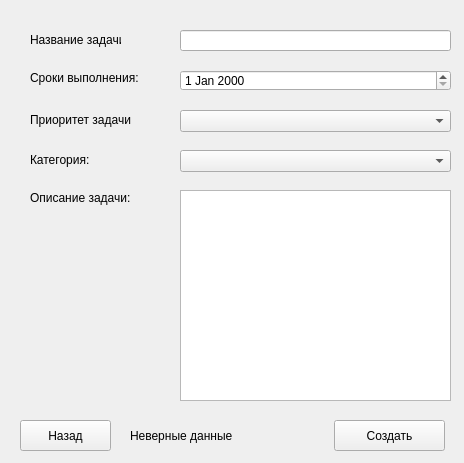
<?xml version="1.0" encoding="UTF-8"?>
<ui version="4.0">
 <class>Form</class>
 <widget class="QWidget" name="Form">
  <property name="geometry">
   <rect>
    <x>0</x>
    <y>0</y>
    <width>464</width>
    <height>463</height>
   </rect>
  </property>
  <property name="windowTitle">
   <string>Form</string>
  </property>
  <widget class="QComboBox" name="task_priority">
   <property name="geometry">
    <rect>
     <x>180</x>
     <y>110</y>
     <width>271</width>
     <height>22</height>
    </rect>
   </property>
  </widget>
  <widget class="QComboBox" name="task_category">
   <property name="geometry">
    <rect>
     <x>180</x>
     <y>150</y>
     <width>271</width>
     <height>22</height>
    </rect>
   </property>
  </widget>
  <widget class="QLabel" name="label">
   <property name="geometry">
    <rect>
     <x>30</x>
     <y>190</y>
     <width>101</width>
     <height>16</height>
    </rect>
   </property>
   <property name="text">
    <string>Описание задачи:</string>
   </property>
  </widget>
  <widget class="QLabel" name="label_2">
   <property name="geometry">
    <rect>
     <x>30</x>
     <y>150</y>
     <width>61</width>
     <height>20</height>
    </rect>
   </property>
   <property name="text">
    <string>Категория:</string>
   </property>
  </widget>
  <widget class="QLabel" name="label_5">
   <property name="geometry">
    <rect>
     <x>30</x>
     <y>110</y>
     <width>101</width>
     <height>20</height>
    </rect>
   </property>
   <property name="text">
    <string>Приоритет задачи:</string>
   </property>
  </widget>
  <widget class="QLabel" name="label_4">
   <property name="geometry">
    <rect>
     <x>30</x>
     <y>70</y>
     <width>111</width>
     <height>16</height>
    </rect>
   </property>
   <property name="text">
    <string>Сроки выполнения:</string>
   </property>
  </widget>
  <widget class="QDateEdit" name="task_date">
   <property name="geometry">
    <rect>
     <x>180</x>
     <y>70</y>
     <width>271</width>
     <height>21</height>
    </rect>
   </property>
  </widget>
  <widget class="QLabel" name="label_3">
   <property name="geometry">
    <rect>
     <x>30</x>
     <y>30</y>
     <width>91</width>
     <height>20</height>
    </rect>
   </property>
   <property name="text">
    <string>Название задачи:</string>
   </property>
  </widget>
  <widget class="QLineEdit" name="task_title">
   <property name="geometry">
    <rect>
     <x>180</x>
     <y>30</y>
     <width>271</width>
     <height>21</height>
    </rect>
   </property>
  </widget>
  <widget class="QPlainTextEdit" name="task_description">
   <property name="geometry">
    <rect>
     <x>180</x>
     <y>190</y>
     <width>271</width>
     <height>211</height>
    </rect>
   </property>
   <property name="plainText">
    <string/>
   </property>
  </widget>
  <widget class="QPushButton" name="task_create_button">
   <property name="geometry">
    <rect>
     <x>334</x>
     <y>420</y>
     <width>111</width>
     <height>31</height>
    </rect>
   </property>
   <property name="text">
    <string>Создать</string>
   </property>
  </widget>
  <widget class="QPushButton" name="task_cancel_button">
   <property name="geometry">
    <rect>
     <x>20</x>
     <y>420</y>
     <width>91</width>
     <height>31</height>
    </rect>
   </property>
   <property name="text">
    <string>Назад</string>
   </property>
  </widget>
  <widget class="QLabel" name="error_message">
   <property name="geometry">
    <rect>
     <x>130</x>
     <y>420</y>
     <width>191</width>
     <height>31</height>
    </rect>
   </property>
   <property name="text">
    <string>Неверные данные</string>
   </property>
  </widget>
 </widget>
 <resources/>
 <connections/>
</ui>
